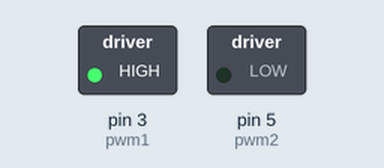
A sketch run on a simulated Arduino Uno, built with avr-gcc and run on an emulated ATmega328P. Shown: switched loads named in the sketch (green lamp = pin HIGH). Dashed ring = blinking.

Above: at 0.5 s.
Timing chart, 0 to 4.6 s (numbered marks = the images above):
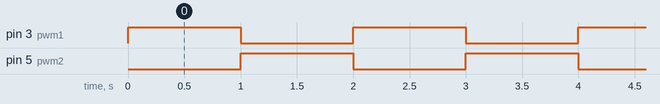

Measured:
- by itself, pin 3 (pwm1), pin 5 (pwm2): alternates HIGH for 1.0 s and LOW for 1.0 s

The sketch:

LegoMotorPWM.ino
```cpp
const int pwm1 = 3;
const int pwm2 = 5;


void setup() {
  pinMode(pwm1, OUTPUT);
  pinMode(pwm2, OUTPUT);
}

void loop() {
  digitalWrite(pwm1, HIGH);
  digitalWrite(pwm2, LOW);
  delay(1000);
  digitalWrite(pwm2, HIGH);
  digitalWrite(pwm1, LOW);
  delay(1000);
}
```
